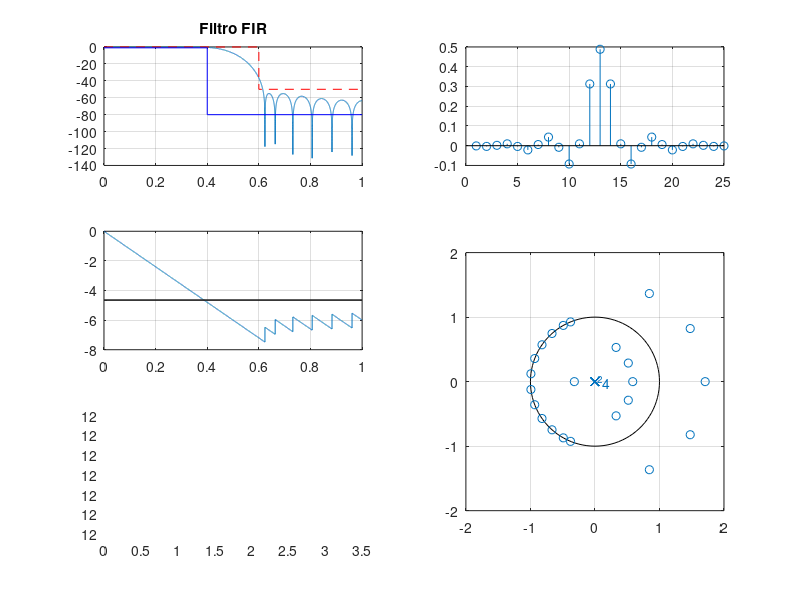
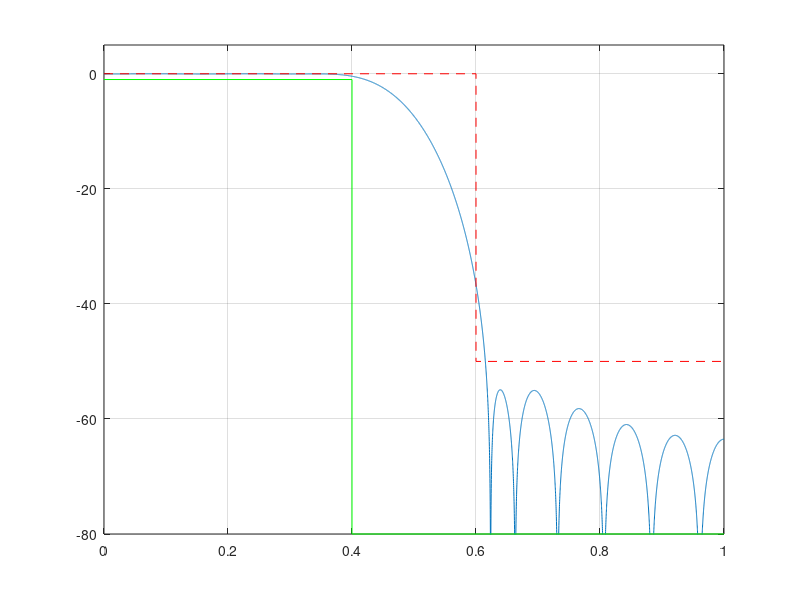

The MATLAB source for these figures, in order:
clear all
close all
clc


%% Projeto janela de chebwin
As = 50;
betha = 0.5842*(As-21)^0.4 + 0.07886*(As-21);
wp = 0.4*pi; ws = 0.6*pi;
Dw = ws - wp;
wc = sqrt(wp*ws);
M = 12;
%% Primeiro ajuste
wp1 = 0.4246*pi; ws1 = 0.60164*pi;
Dw1 = ws1 - wp1;
M1 = ceil(M*Dw1/Dw);

%% Segundo ajuste
wp2 = 0.426*pi; ws2 = 0.6116*pi;
Dw2 = ws2 - wp2;
M2 = ceil(M1*Dw2/Dw1);

M = M2;
N = 2*M+1;
k = 1:M;% Coeficientes
Ap = 1;
db = 1;
% Ajuste do ganho G0
G0 = 0.027; %dB

type = 'LP';
switch type
    case 'LP'
    %Passa Baixa
        bi = sin(wc*k)./(k*pi);
        % b0 = sin(wc*0)./(0*pi); Indeterminacao. Fazendo lophital
        b0 = wc*cos(wc*0)./(pi); % = wc/pi, pois cos(0) = 1
        b = [flip(bi) b0 bi];
    
    case 'HP'
    % Passa Alta
        bi = -sin(wc*k)./(k*pi);
        % b0 = sin(wc*0)./(0*pi); Indeterminacao. Fazendo lophital
        b0 = 1- wc*cos(wc*0)./(pi); % = wc/pi, pois cos(0) = 1
        b = [flip(bi) b0 bi];
        
    case 'BP'
        bi = (sin(wc2*k)-sin(wc1*k))./(pi*k);
        b0 = (wc2-wc1)./pi;
        b = [flip(bi) b0 bi];
    % Passa Faixa
        
end

m = -M:M;
mk = 0.04; % Hammingwkaiser = kaiser(N, betha);

%mk = 0; % Hann
%wk = (0.5+mk)+(0.5-mk)*cos(2*pi*m/(2*M+1));
%wkaiser = kaiser(N, betha)';
wcheb = chebwin(N, As-8)';
%wk = 1-abs(m)/(M+1); %bartlet
%wk = 0.42 +0.5*cos(2*pi*m/(2*M+1)) +0.08*cos(4*pi/(2*M+1)); %Blackman
b = b.*wcheb*10^(-G0/20);

figure(1)
subplot(322)
stem(b);
grid on

subplot(321)
%[h, w] = freqz(b, 1, 1000, 'whole');
%[h, w] = freqz(b, 1, linspace(-3*pi,3*pi, 10000));
[h, w] = freqz(b, 1, linspace(0,pi, 10000));
if db == 1
    plot(w/pi, 20*log10(abs(h))); grid on
else
    plot(w/pi,abs(h)); grid on
end
hold on
plot([0 ws/pi ws/pi 1], [0 0 -As -As],'-- red')
plot([0 wp/pi wp/pi 1], [-Ap -Ap -80 -80], 'blue')
hold off
title('Filtro FIR')
subplot(323)
plot(w/pi, unwrap(angle(h))/pi);grid on
subplot(3,2,[4 6])
zplane(b,1)
axis([-2 2 -2 2]);

subplot(325)
grpdelay(b,1)
%
figure(2)
plot(w/pi, 20*log10(abs(h))); grid on
hold on
plot([0 ws/pi ws/pi 1], [0 0 -As -As], '--red')
plot([0 wp/pi wp/pi 1], [-Ap -Ap -80 -80],'green')
ylim([-80 5])
hold off

